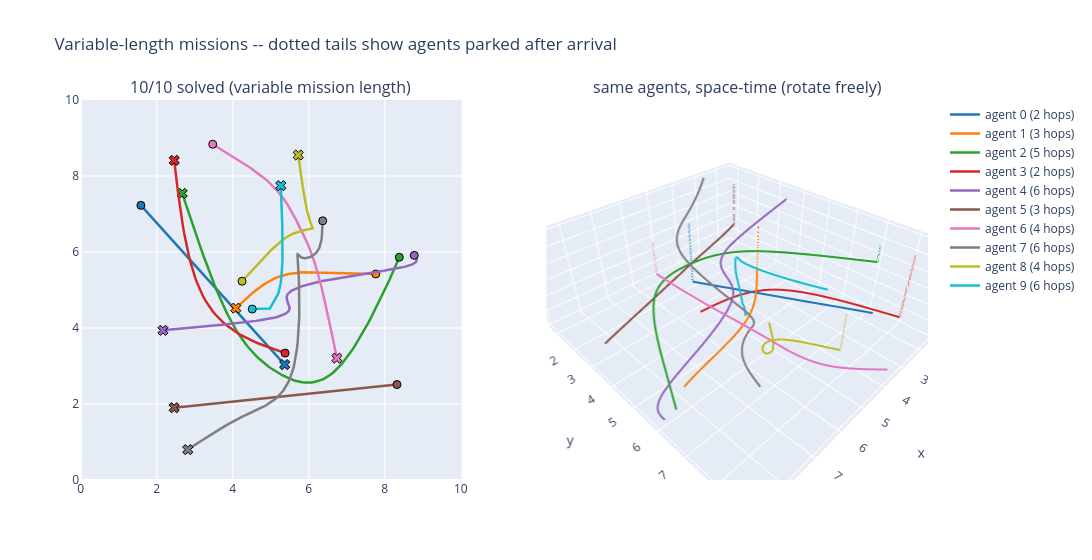

The cell this chart's notebook holds for it:
### Markdown cell above
Same trajectory view as before — dotted vertical tails show an agent
parked (stationary) after its mission finished early, still reserved for
the rest of the horizon.

### Code cell
fig_traj_v = make_subplots(
    rows=1, cols=2, specs=[[{"type": "xy"}, {"type": "scene"}]],
    subplot_titles=(f"{len(agent_solutions_v)}/{N_AGENTS} solved (variable mission length)",
                     "same agents, space-time (rotate freely)"))

for idx, start, goal, seg, depth in agent_solutions_v:
    color = palette10[idx % len(palette10)]
    pts = np.vstack([bezier_eval(Q) for Q in seg])
    fig_traj_v.add_trace(go.Scatter(x=pts[:, 0], y=pts[:, 1], mode="lines",
                                     line=dict(color=color, width=2.5), name=f"agent {idx} ({depth+1} hops)"),
                          row=1, col=1)
    fig_traj_v.add_trace(go.Scatter(x=[start[0]], y=[start[1]], mode="markers",
                                     marker=dict(symbol="circle", size=8, color=color,
                                                 line=dict(color="black", width=1)),
                                     showlegend=False), row=1, col=1)
    fig_traj_v.add_trace(go.Scatter(x=[goal[0]], y=[goal[1]], mode="markers",
                                     marker=dict(symbol="x", size=9, color=color,
                                                 line=dict(color="black", width=1)),
                                     showlegend=False), row=1, col=1)
    fig_traj_v.add_trace(go.Scatter3d(x=pts[:, 0], y=pts[:, 1], z=pts[:, 2], mode="lines",
                                       line=dict(color=color, width=4), name=f"agent {idx}",
                                       showlegend=False), row=1, col=2)
    if depth < N_SLABS_STRESS - 1:
        park_t = np.array([depth * DELTA + DELTA, N_SLABS_STRESS * DELTA])
        fig_traj_v.add_trace(go.Scatter3d(x=[goal[0], goal[0]], y=[goal[1], goal[1]], z=list(park_t),
                                           mode="lines", line=dict(color=color, width=4, dash="dot"),
                                           name=f"agent {idx} parked", showlegend=False), row=1, col=2)

fig_traj_v.update_xaxes(range=[BOX[0], BOX[1]], row=1, col=1)
fig_traj_v.update_yaxes(range=[BOX[2], BOX[3]], scaleanchor="x", row=1, col=1)
fig_traj_v.update_scenes(xaxis_title="x", yaxis_title="y", zaxis_title="t")
fig_traj_v.update_layout(width=1100, height=560,
                          title="Variable-length missions -- dotted tails show agents parked after arrival")
print("fig_traj_v built,", len(fig_traj_v.data), "traces")

fig_traj_v
